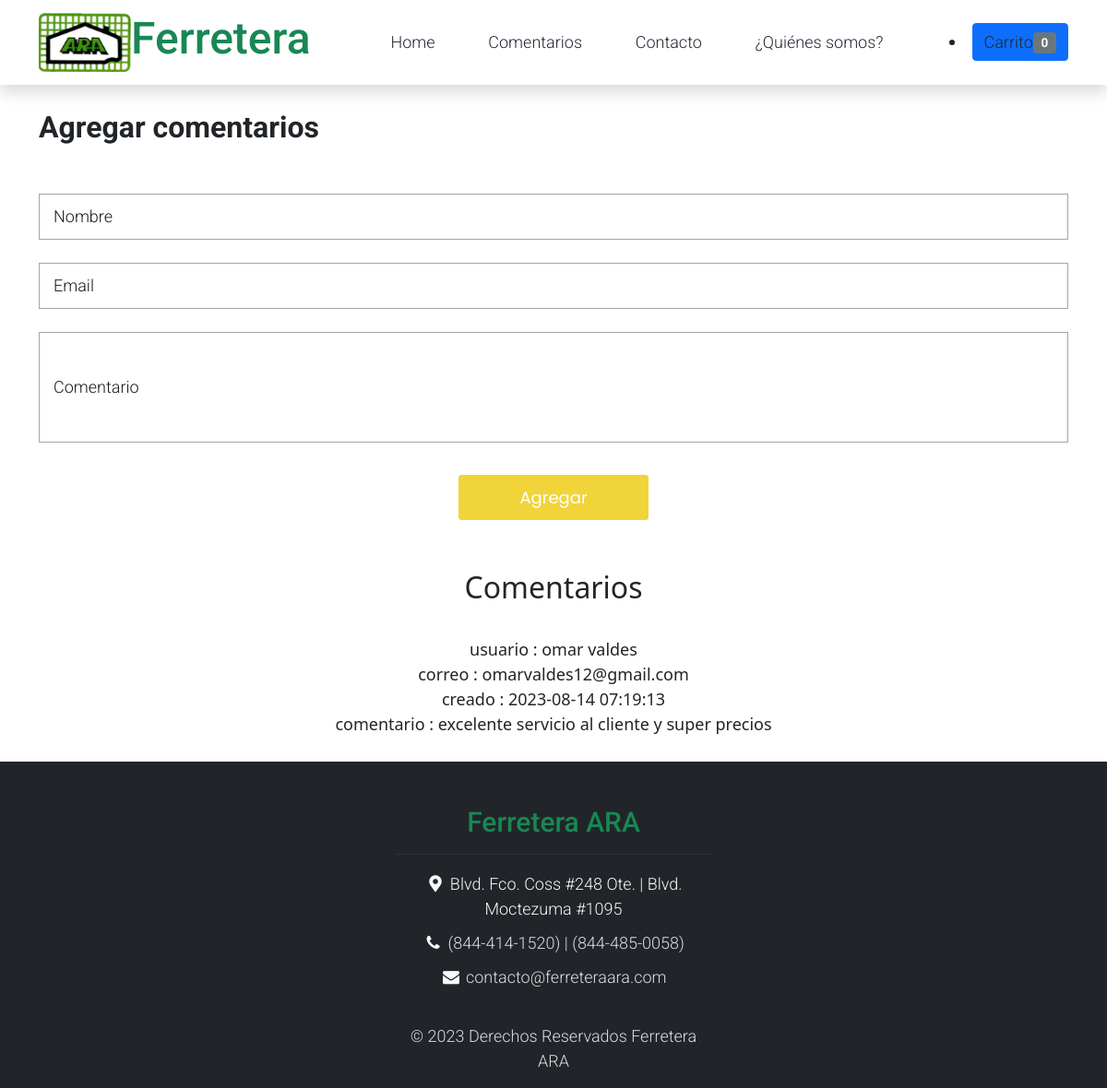
The app's page /ferreteraara/comentarios.php with its own data.
### tables this page shows
CREATE TABLE `comentarios` (
  `usuario` varchar(30) NOT NULL,
  `correo` varchar(50) NOT NULL,
  `comentario` varchar(300) NOT NULL,
  `creado` timestamp NOT NULL DEFAULT current_timestamp() ON UPDATE current_timestamp()
);

### ferreteraara/config.php (called while the page is built, shortened)
<?php
	$num_cart = 0;
 ?>

### ferreteraara/comentarios.php (the view, shortened to what this page needs)
<?php
  require 'config.php';
  ?>
<!DOCTYPE html>
<html>
<head>
    <link rel="stylesheet" href="assets/css/bootstrap.min.css">
    <link rel="stylesheet" href="assets/css/templatemo.css">
    <link rel="stylesheet" href="assets/css/custom.css">
    <link rel="stylesheet" href="assets/css/fontawesome.min.css">
   <link rel="stylesheet" type="text/css" href="css/bootstrap.css" />
  <link rel="stylesheet" type="text/css" href="https://cdnjs.cloudflare.com/ajax/libs/OwlCarousel2/2.3.4/assets/owl.carousel.min.css" />
  <link href="css/font-awesome.min.css" rel="stylesheet" />
  <link href="css/style.css" rel="stylesheet" />
  <link href="css/responsive.css" rel="stylesheet" />
		<link href="https://cdn.jsdelivr.net/npm/bootstrap@5.1.3/dist/css/bootstrap.min.css" rel="stylesheet">
</head>
<body>
<nav class="navbar navbar-expand-lg navbar-light shadow">
        <div class="container d-flex justify-content-between align-items-center">
            <img class="img-fluid" src="./assets/img/logo.jpg" alt="" width="100px" height="100px">
            <a class="navbar-brand text-success logo h1 align-self-center" href="index.php">
                Ferretera
            </a>
            <div class="align-self-center collapse navbar-collapse flex-fill  d-lg-flex justify-content-lg-between" id="templatemo_main_nav">
                <div class="flex-fill">
                    <ul class="nav navbar-nav d-flex justify-content-between mx-lg-auto">
                        <li class="nav-item">
                            <a class="nav-link" href="index.php">Home</a>
                        </li>
                        <li class="nav-item">
                            <a class="nav-link" href="comentarios.php">Comentarios</a>
                        </li>
                        <li class="nav-item">
                            <a class="nav-link" href="contacto.php">Contacto</a>
                        </li>
                        <li class="nav-item">
                            <a class="nav-link" href="contact.html">¿Quiénes somos?</a>
                        </li>
                    </ul>
                </div>
                    <li class="nav-item">
            <a href="checkout.php" class="btn btn-primary">
            Carrito<span id="num_cart" class="badge bg-secondary"> <?php echo $num_cart; ?> </span>
          </a>
          </li>
                </div>
            </div>
    </nav>
<br>
<center>
<section class="contact_section">
    <div class="container">
      <div class="row">
        <div class="col-md-16">
          <div class="form_container">
            <div class="heading_container">
              <h2>
                Agregar comentarios
              </h2>
            </div>
            <form id="Login" action="enviarcomentario.php" method="post">
              <div>
                <input id="usuario" name="usuario" type="text" placeholder="Nombre " />
              </div>
              <div>
                <input name="correo" id="correo" type="email" placeholder="Email" />
              </div>
              <div>
                <input id="comentario" name="comentario" type="text" class="message-box" placeholder="Comentario" />
              </div>
                <button name="guardar" id="submit">
                  Agregar
                </button>
            </form>
          </div>
        </div>
      </div>
    </div>
  </section>
</center>
<br><br>
<center><h2>Comentarios</h2></center><br>
                <?php
      $conexion=mysqli_connect("localhost","root","","tienda_online");
      $resultado=mysqli_query($conexion, 'SELECT * FROM comentarios ORDER BY creado DESC');
      while ($comentario = mysqli_fetch_object($resultado)) {
    ?>
    <center>
      <th class="cuadro"><b>usuario :</b> <?php echo($comentario->usuario); ?></th><br>
      <th class="cuadro"><b>correo :</b> <?php echo($comentario->correo); ?></th><br>
      <th class="cuadro"><b>creado :</b> <?php echo($comentario->creado); ?></th><br>
      <th class="cuadro"><b>comentario :</b> <?php echo($comentario->comentario); ?></th><br><br>
    </center>
    <?php } ?>
    <footer class="bg-dark" id="tempaltemo_footer">
        <div class="container">
            <div class="row">
                <center>
                <div class="col-md-4 pt-5">
                    <h2 class="h2 text-success border-bottom pb-3 border-light logo">Ferretera ARA</h2>
                    <ul class="list-unstyled text-light footer-link-list">
                        <li>
                            <i class="fas fa-map-marker-alt fa-fw"></i>
                            Blvd. Fco. Coss #248 Ote. | Blvd. Moctezuma #1095
                        </li>
                        <li>
                            <i class="fa fa-phone fa-fw"></i>
                            <a class="text-decoration-none">(844-414-1520) |  (844-485-0058)</a>
                        </li>
                        <li>
                            <i class="fa fa-envelope fa-fw"></i>
                            <a class="text-decoration-none" >contacto@ferreteraara.com</a>
                        </li><br>
                         <li>
                            <a class="text-decoration-none" >© 2023 Derechos Reservados Ferretera ARA</a>
                        </li>
                    </ul>
                </div>
            </div></center>
    </footer>
</body>
</html>

### ferreteraara/assets/css/templatemo.css (style rules this page uses)
body, ul, li, p, a, label, input, div { font-family: 'Roboto', sans-serif; font-size: 18px !important; font-weight: 300 !important; }
.h1 { font-family: 'Roboto', sans-serif; font-size: 48px !important; font-weight: 200 !important; }
.h2 { font-family: 'Roboto', sans-serif; font-size: 30px !important; font-weight: 300; }
.logo { font-weight: 500 !important; }
.text-success { color: #59ab6e !important; }
.text-light { color: #cfd6e1 !important; }
.bg-dark { background-color: #212934 !important; }
#templatemo_main_nav a { color: #212934; }
#tempaltemo_footer a { color: #dcdde1; }
#tempaltemo_footer ul.footer-link-list li { padding-top: 10px; }
#tempaltemo_footer .border-light { border-color: #2d343f !important; }
@media (min-width: 768px) { #templatemo_main_nav .navbar-nav { max-width: 450px; } }
@media (min-width: 992px) { #templatemo_main_nav .navbar-nav { max-width: 550px; } }

### ferreteraara/css/style.css (style rules this page uses)
body { font-family: "Poppins", sans-serif; color: #0c0c0c; background-color: #ffffff; overflow-x: hidden; }
.heading_container { display: -webkit-box; display: -ms-flexbox; display: flex; -webkit-box-orient: vertical; -webkit-box-direction: normal; -ms-flex-direction: column; flex-direction: column; -webkit-box-align: start; -ms-flex-align: start; align-items: flex-start; }
.heading_container h2 { position: relative; font-weight: bold; }
a, a:hover, a:focus { text-decoration: none; }
.btn, .btn:focus { outline: none !important; -webkit-box-shadow: none; box-shadow: none; }
.contact_section { position: relative; }
.contact_section .row { -webkit-box-align: center; -ms-flex-align: center; align-items: center; }
.contact_section form { margin-top: 45px; }
.contact_section input { width: 100%; border: none; height: 50px; margin-bottom: 25px; padding-left: 15px; background-color: transparent; outline: none; color: #000000; border: 1px solid #a5a5a5; }
.contact_section input::placeholder { color: #1c1b1b; }
.contact_section input.message-box { height: 120px; }
.contact_section button { font-family: "Poppins", sans-serif; display: inline-block; padding: 10px 65px; background-color: #f0d43a; color: #ffffff; border-radius: 3px; -webkit-transition: all 0.3s; transition: all 0.3s; border: 1px solid #f0d43a; color: #fff; margin-top: 10px; }

### ferreteraara/css/responsive.css (style rules this page uses)
@media (min-width: 1200px) { .container { max-width: 1170px; } }

### records on screen
comentarios: usuario "omar valdes", correo "omarvaldes12@gmail.com", creado "2023-08-14 07:19:13", comentario "excelente servicio al cliente y super precios"

### other values on screen
$num_cart "0"
